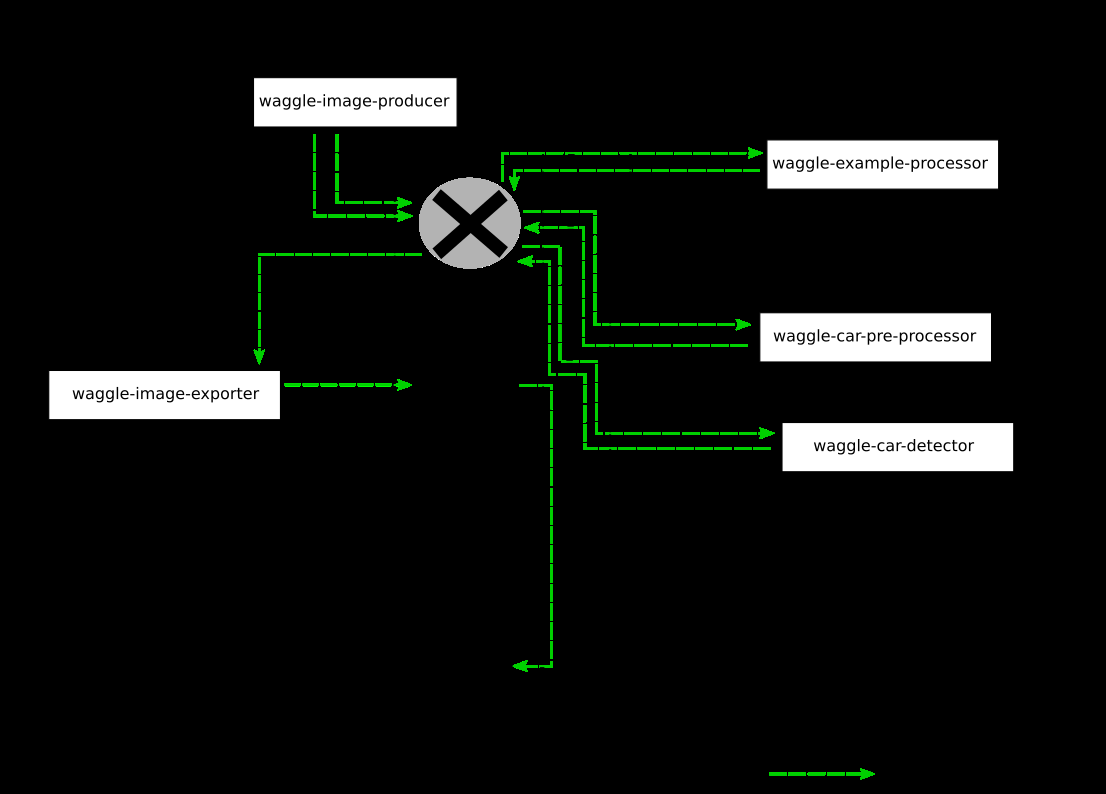
#> input picture image/pipeline.png, 1106 x 794 px
$ python -i example_processor.py   (imports and definitions only)
#> lines starting #> are read from the running program, lines starting #| are printed output that depends on the picture
#> further down, picture is the input picture: shape (794, 1106, 3); mean B, G, R 15.9, 18.4, 15.9
#!/usr/bin/python3

import sys
import os
import time
import datetime
import binascii
from queue import Queue
from threading import Thread, Event
from collections import deque

import pika

# Import graphics functions
import cv2
import numpy as np

# Import waggle processor
# TODO: Embed the python model into pywaggle library
sys.path.append('/usr/lib/waggle/edge_processor/image')
from processor import Processor

# Configuration of the pipeline
# name of the pipeline
EXCHANGE = 'image_pipeline'

# output direction of this processor
ROUTING_KEY_EXPORT = 'exporter'  # flush output to Beehive


# [10 lines left out: function get_average_color, not called in this run]


def get_histogram(image):
    b, g, r = cv2.split(image)
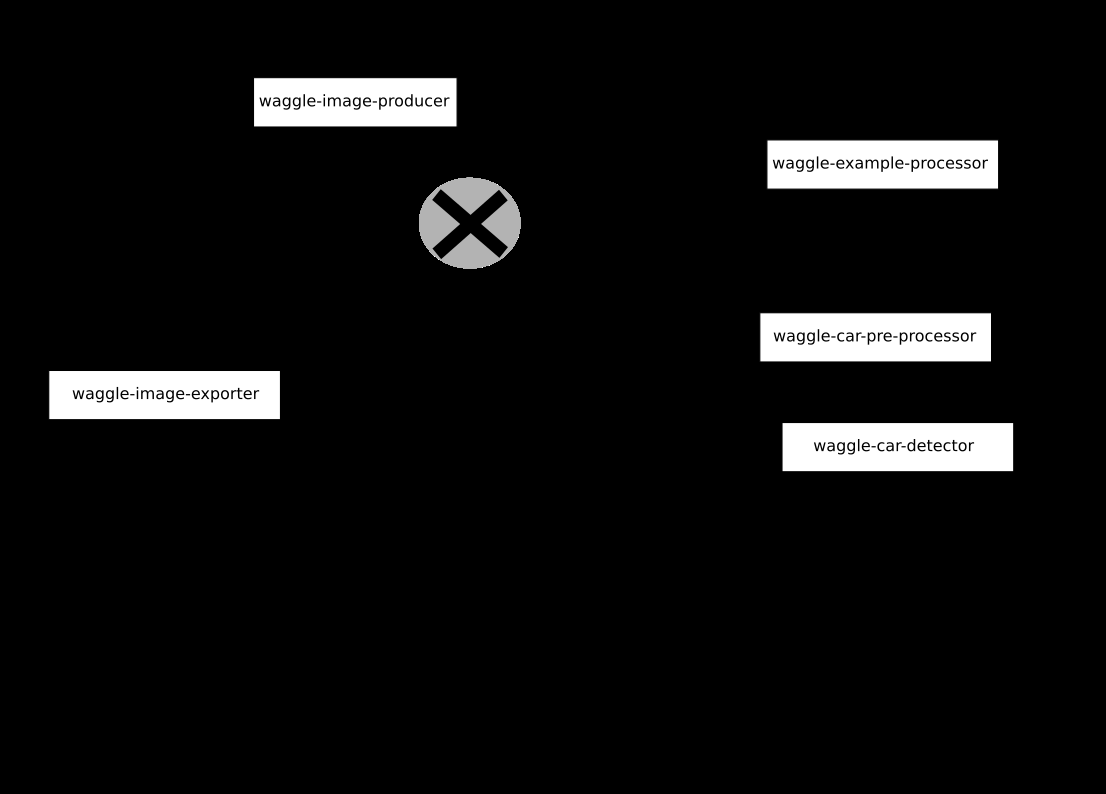
#> b: shape (794, 1106); min 0, max 255, mean 15.9
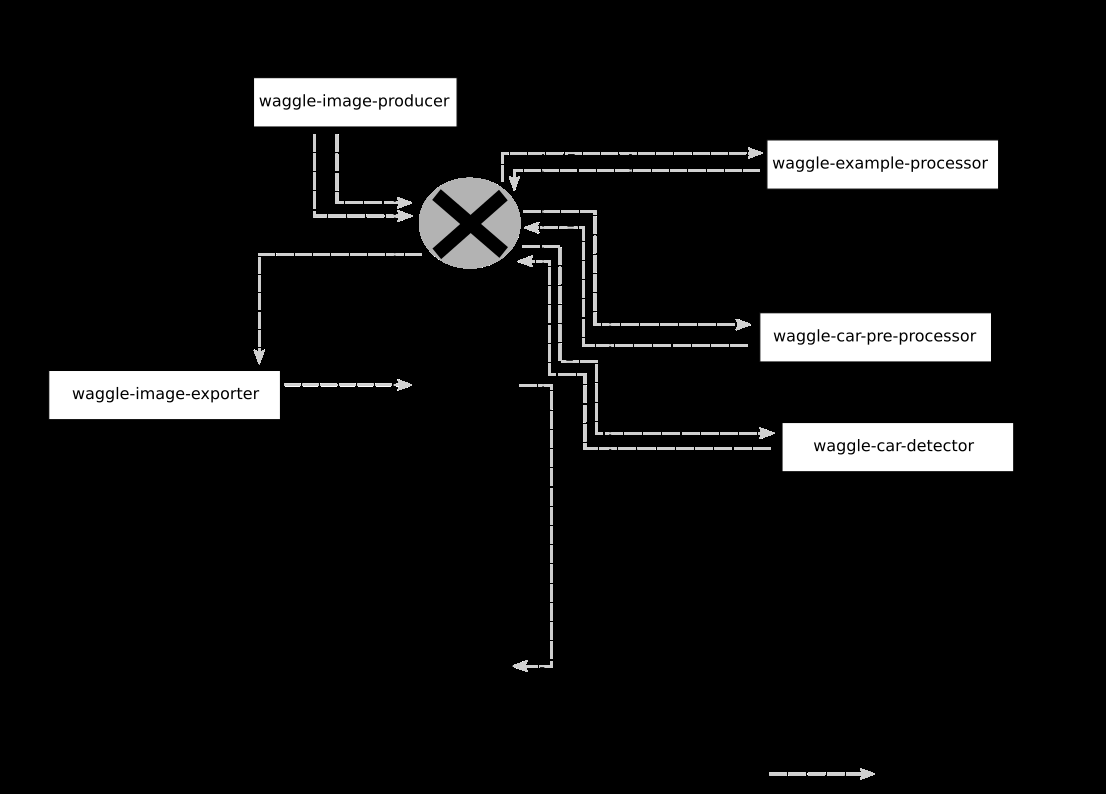
#> g: shape (794, 1106); min 0, max 255, mean 18.4

    def get_histogram_in_byte(histogram):
        mmax = np.max(histogram) / 255.  # Normalize it in range of 255
        histogram = histogram / mmax
        output = bytearray()
        for value in histogram:
            output.append(int(value))
        return binascii.hexlify(output).decode()
    r_histo, bins = np.histogram(r, range(0, 256))
#> r_histo = 255 values, max 816857 at index 0, min 7 at index 225, mean 3443.8; bins = 256 values from 0 to 255
    g_histo, bins = np.histogram(g, range(0, 256))
#> g_histo = 255 values, max 806175 at index 0, min 7 at index 225, mean 3443.8
    b_histo, bins = np.histogram(b, range(0, 256))
#> b_histo has the same summary as r_histo
    ret = {
        'r': get_histogram_in_byte(r_histo),
        'g': get_histogram_in_byte(g_histo),
        'b': get_histogram_in_byte(b_histo),
    }
#> in get_histogram_in_byte, `mmax = np.max(histogram) / 255.`: mmax = 3203.4
#> in get_histogram_in_byte, `histogram = histogram / mmax`: histogram = 255 values, max 255 at index 0, min 0.00219 at index 225, mean 1.08
#> the loop in get_histogram_in_byte, `for value in histogram:` made 255 passes
#> value on passes 1 to 3: 255, 0.0265, 0.0334
#> the loop in get_histogram_in_byte (call 2), `for value in histogram:` made 255 passes
#> value on passes 1 to 3: 255, 0.0269, 0.0338
    return ret


# [14 lines left out: function default_configuration, not called in this run]


class PipelineWriter(object):
    # [30 lines left out: functions __init__, open, close, write, not called in this run]


class PipelineReader(Thread):
    # [33 lines left out: functions __init__, open, close, read, not called in this run]

    def _rmq_callback(self, channel, method, properties, body):
        self.last_message.append((properties.headers, body))
        self.is_available.set()

    # [7 lines left out: function run, not called in this run]


# [158 lines that did not run here, left out]


# [27 lines not run here, left out]

>>> import cv2
>>> picture = cv2.imread('../pipeline.png')
>>> result = get_histogram(picture)
#> result = 3 items
